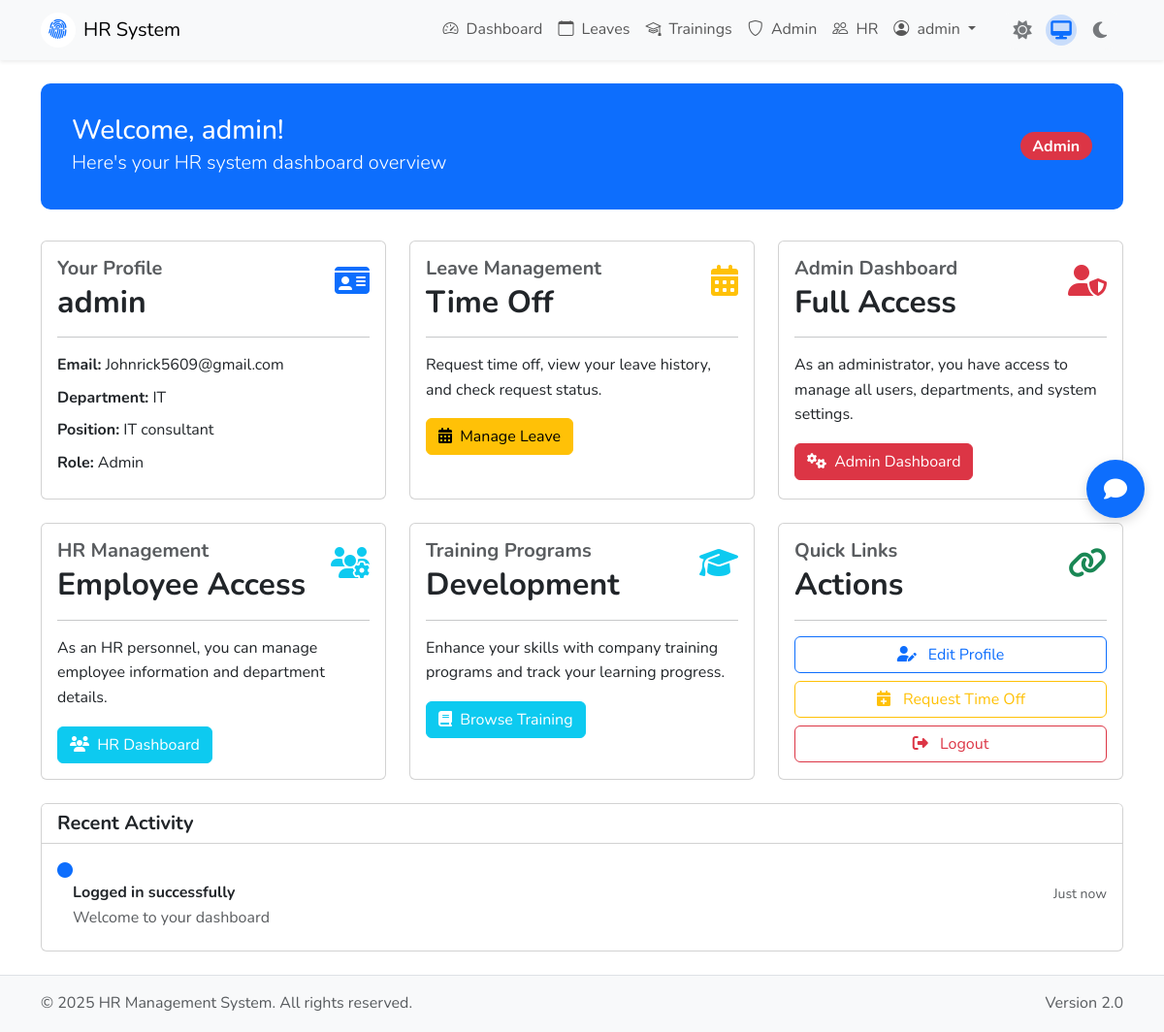
The page /dashboard (signed in) on the database its author committed.
### models.py (models this page shows, shortened)
class User(UserMixin, db.Model):
    id = db.Column(db.Integer, primary_key=True)
    username = db.Column(db.String(80), unique=True, nullable=False)
    email = db.Column(db.String(120), unique=True, nullable=False)
    password_hash = db.Column(db.String(200), nullable=False)
    department = db.Column(db.String(100), nullable=False)
    role = db.Column(db.String(20), nullable=False, default='employee')  # 'employee', 'hr', 'admin'
    def is_admin(self):
        return self.role == 'admin'
    def is_hr(self):
        return self.role == 'hr'

class EmployeeProfile(db.Model):
    id = db.Column(db.Integer, primary_key=True)
    user_id = db.Column(db.Integer, db.ForeignKey('user.id'), nullable=False, unique=True)
    first_name = db.Column(db.String(50))
    last_name = db.Column(db.String(50))
    phone_number = db.Column(db.String(20))
    address = db.Column(db.String(200))
    city = db.Column(db.String(50))
    country = db.Column(db.String(50))
    bio = db.Column(db.Text)
    position = db.Column(db.String(100))
    hire_date = db.Column(db.Date)
    birth_date = db.Column(db.Date)
    cloudinary_folder = db.Column(db.String(50), default='hr_profile_pictures')  # Store folder name
    cloudinary_public_id = db.Column(db.String(255), default='default-profile')  # Store actual public_id without folder
    cloudinary_version = db.Column(db.String(20))  # Store version for cache busting
    created_at = db.Column(db.DateTime, default=datetime.utcnow)
    updated_at = db.Column(db.DateTime, default=datetime.utcnow, onupdate=datetime.utcnow)
    user = db.relationship('User', backref=db.backref('profile', lazy=True, uselist=False))
    @property
    def profile_image(self):
        """Compatibility property for existing code"""
        if not self.has_profile_image():
            return 'default-profile'
        return self.cloudinary_public_id

### app.py (the view)
@app.route('/dashboard')
@login_required
def dashboard():
    profile = EmployeeProfile.query.filter_by(user_id=current_user.id).first()
    if not profile:
        profile = EmployeeProfile(user_id=current_user.id)
        db.session.add(profile)
        db.session.commit()
    return render_template('dashboard.html', profile=profile)

### app.py (called while the page is built)
@login_manager.user_loader
def load_user(user_id):
    return User.query.get(int(user_id))

@app.context_processor
def utility_processor():
    def get_profile_image_url(profile_image, width=300, height=300, version=None):
        if not profile_image or profile_image == 'default-profile':
            return url_for('static', filename='img/default-profile.png')
        return get_optimized_url(profile_image, width, height, version=version)
    now = datetime.now()
    return dict(get_profile_image_url=get_profile_image_url, now=now)

### templates/dashboard.html (shortened to what this page needs)
{% extends "base.html" %}
{% block content %}
<div class="welcome-section">
    <div class="d-flex justify-content-between align-items-center">
        <div>
            <h1 class="h3 mb-0">Welcome, {{ current_user.username }}!</h1>
            <p class="lead mb-0">Here's your HR system dashboard overview</p>
        </div>
        <span class="role-badge badge {% if current_user.is_admin() %}bg-danger{% elif current_user.is_hr() %}bg-info{% else %}bg-secondary{% endif %}">
            {{ current_user.role.replace('admin', 'Admin').replace('hr', 'HR') }}
        </span>
    </div>
</div>
<div class="row g-4 mb-4">
    <div class="col-xl-4 col-md-6">
        <div class="card stat-card h-100">
            <div class="card-body">
                <div class="d-flex justify-content-between align-items-start">
                    <div>
                        <h5 class="text-body-secondary mb-1">Your Profile</h5>
                        <h2 class="mb-0">{{ current_user.username }}</h2>
                    </div>
                    <div class="stat-icon text-primary">
                        <i class="fas fa-id-card"></i>
                    </div>
                </div>
                <hr>
                <div class="mt-3">
                    <p class="mb-2"><strong>Email:</strong> {{ current_user.email }}</p>
                    <p class="mb-2"><strong>Department:</strong> {{ current_user.department }}</p>
                    <p class="mb-2"><strong>Position:</strong>
                        {% if profile is defined %}
                            {{ profile.position or "Not specified" }}
                        {% else %}
                            Not specified
                        {% endif %}
                    </p>
                    <p class="mb-2"><strong>Role:</strong> {{ current_user.role.replace('admin', 'Admin').replace('hr', 'HR') }}</p>
                </div>
            </div>
        </div>
    </div>
    <div class="col-xl-4 col-md-6">
        <div class="card stat-card h-100">
            <div class="card-body">
                <div class="d-flex justify-content-between align-items-start">
                    <div>
                        <h5 class="text-muted mb-1">Leave Management</h5>
                        <h2 class="mb-0">Time Off</h2>
                    </div>
                    <div class="stat-icon text-warning">
                        <i class="fas fa-calendar-alt"></i>
                    </div>
                </div>
                <hr>
                <p class="mt-3">Request time off, view your leave history, and check request status.</p>
                <div class="mt-3">
                    <a href="{{ url_for('leaves') }}" class="btn btn-warning">
                        <i class="fas fa-calendar-alt me-1"></i> Manage Leave
                    </a>
                </div>
            </div>
        </div>
    </div>
    {% if current_user.is_admin() %}
    <div class="col-xl-4 col-md-6">
        <div class="card stat-card h-100">
            <div class="card-body">
                <div class="d-flex justify-content-between align-items-start">
                    <div>
                        <h5 class="text-muted mb-1">Admin Dashboard</h5>
                        <h2 class="mb-0">Full Access</h2>
                    </div>
                    <div class="stat-icon text-danger">
                        <i class="fas fa-user-shield"></i>
                    </div>
                </div>
                <hr>
                <p class="mt-3">As an administrator, you have access to manage all users, departments, and system settings.</p>
                <div class="mt-3">
                    <a href="{{ url_for('admin_dashboard') }}" class="btn btn-danger">
                        <i class="fas fa-cogs me-1"></i> Admin Dashboard
                    </a>
                </div>
            </div>
        </div>
    </div>
    {% endif %}
    {% if current_user.is_hr() or current_user.is_admin() %}
    <div class="col-xl-4 col-md-6">
        <div class="card stat-card h-100">
            <div class="card-body">
                <div class="d-flex justify-content-between align-items-start">
                    <div>
                        <h5 class="text-muted mb-1">HR Management</h5>
                        <h2 class="mb-0">Employee Access</h2>
                    </div>
                    <div class="stat-icon text-info">
                        <i class="fas fa-users-cog"></i>
                    </div>
                </div>
                <hr>
                <p class="mt-3">As an HR personnel, you can manage employee information and department details.</p>
                <div class="mt-3">
                    <a href="{{ url_for('hr_dashboard') }}" class="btn btn-info text-white">
                        <i class="fas fa-users me-1"></i> HR Dashboard
                    </a>
                </div>
            </div>
        </div>
    </div>
    {% endif %}
    <div class="col-xl-4 col-md-6">
        <div class="card stat-card h-100">
            <div class="card-body">
                <div class="d-flex justify-content-between align-items-start">
                    <div>
                        <h5 class="text-muted mb-1">Training Programs</h5>
                        <h2 class="mb-0">Development</h5>
                    </div>
                    <div class="stat-icon text-info">
                        <i class="fas fa-graduation-cap"></i>
                    </div>
                </div>
                <hr>
                <p class="mt-3">Enhance your skills with company training programs and track your learning progress.</p>
                <div class="mt-3">
                    <a href="{{ url_for('trainings') }}" class="btn btn-info text-white">
                        <i class="fas fa-book me-1"></i> Browse Training
                    </a>
                </div>
            </div>
        </div>
    </div>
    <div class="col-xl-4 col-md-6">
        <div class="card stat-card h-100">
            <div class="card-body">
                <div class="d-flex justify-content-between align-items-start">
                    <div>
                        <h5 class="text-muted mb-1">Quick Links</h5>
                        <h2 class="mb-0">Actions</h2>
                    </div>
                    <div class="stat-icon text-success">
                        <i class="fas fa-link"></i>
                    </div>
                </div>
                <hr>
                <div class="mt-3">
                    <div class="d-grid gap-2">
                        <a href="{{ url_for('profile') }}" class="btn btn-outline-primary">
                            <i class="fas fa-user-edit me-2"></i> Edit Profile
                        </a>
                        <a href="{{ url_for('leaves') }}" class="btn btn-outline-warning">
                            <i class="fas fa-calendar-plus me-2"></i> Request Time Off
                        </a>
                        <a href="{{ url_for('logout') }}" class="btn btn-outline-danger">
                            <i class="fas fa-sign-out-alt me-2"></i> Logout
                        </a>
                    </div>
                </div>
            </div>
        </div>
    </div>
</div>
<div class="card mt-4">
    <div class="card-header bg-body">
        <h5 class="mb-0">Recent Activity</h5>
    </div>
    <div class="card-body">
        <div class="timeline">
            <div class="timeline-item">
                <i class="fas fa-circle text-primary"></i>
                <div class="ms-3">
                    <div class="d-flex w-100 justify-content-between">
                        <h6 class="mb-1">Logged in successfully</h6>
                        <small class="text-body-secondary">Just now</small>
                    </div>
                    <p class="mb-1 text-body-secondary">Welcome to your dashboard</p>
                </div>
            </div>
        </div>
    </div>
</div>
{% endblock %}

### templates/base.html (shortened to what this page needs)
<!DOCTYPE html>
<html lang="en">
<head>
    <link href="https://cdn.jsdelivr.net/npm/bootstrap@5.3.0/dist/css/bootstrap.min.css" rel="stylesheet">
    <link rel="stylesheet" href="https://cdn.jsdelivr.net/npm/bootstrap-icons@1.10.0/font/bootstrap-icons.css">
    <link rel="stylesheet" href="https://cdnjs.cloudflare.com/ajax/libs/font-awesome/6.4.0/css/all.min.css">
    <link rel="stylesheet" href="{{ url_for('static', filename='css/ui-kit.css') }}">
    <link rel="stylesheet" href="{{ url_for('static', filename='css/theme-toggle.css') }}">
</head>
<body>
    <nav class="navbar navbar-expand-lg navbar-light bg-body-tertiary sticky-top shadow-sm">
        <div class="container">
            <a class="navbar-brand d-flex align-items-center" href="{{ url_for('index') }}">
                <div class="brand-icon me-2 d-flex align-items-center justify-content-center bg-white rounded-circle" style="width:36px;height:36px;">
                    <i class="bi bi-fingerprint text-primary" style="font-size:1.3rem;"></i>
                </div>
                <span>HR System</span>
            </a>
            <div class="collapse navbar-collapse" id="navbarNav">
                <ul class="navbar-nav ms-auto">
                    {% if current_user.is_authenticated %}
                    <li class="nav-item">
                        <a class="nav-link" href="{{ url_for('dashboard') }}">
                            <i class="bi bi-speedometer2 me-1"></i> Dashboard
                        </a>
                    </li>
                    <li class="nav-item">
                        <a class="nav-link" href="{{ url_for('leaves') }}">
                            <i class="bi bi-calendar me-1"></i> Leaves
                        </a>
                    </li>
                    <li class="nav-item">
                        <a class="nav-link" href="{{ url_for('trainings') }}">
                            <i class="bi bi-mortarboard me-1"></i> Trainings
                        </a>
                    </li>
                    {% if current_user.is_admin() %}
                    <li class="nav-item">
                        <a class="nav-link" href="{{ url_for('admin_dashboard') }}">
                            <i class="bi bi-shield me-1"></i> Admin
                        </a>
                    </li>
                    {% endif %}
                    {% if current_user.is_hr() or current_user.is_admin() %}
                    <li class="nav-item">
                        <a class="nav-link" href="{{ url_for('hr_dashboard') }}">
                            <i class="bi bi-people me-1"></i> HR
                        </a>
                    </li>
                    {% endif %}
                    <li class="nav-item dropdown">
                        <a class="nav-link dropdown-toggle" href="#" role="button" data-bs-toggle="dropdown">
                            <i class="bi bi-person-circle me-1"></i> {{ current_user.username }}
                        </a>
                    </li>
                    {% endif %}
                </ul>
                {% include 'components/theme_toggle.html' %}
            </div>
        </div>
    </nav>
    <div class="container my-4">
        <div id="content-wrapper">
            {% block content %}{% endblock %}
        </div>
    </div>
    <footer class="footer mt-auto py-3 bg-body-tertiary border-top">
        <div class="container">
            <div class="row">
                <div class="col-md-6 text-center text-md-start">
                    <span class="text-body-secondary">© 2025 HR Management System. All rights reserved.</span>
                </div>
                <div class="col-md-6 text-center text-md-end">
                    <span class="text-body-secondary">Version 2.0</span>
                </div>
            </div>
        </div>
    </footer>
    {% if current_user.is_authenticated %}
    {% include 'components/chatbot.html' %}
    {% endif %}
    <link rel="stylesheet" href="{{ url_for('static', filename='css/chatbot.css') }}">
</body>
</html>

### static/css/ui-kit.css (style rules this page uses)
:root { --hr-primary: #4e73df; --hr-primary-hover: #2e59d9; --hr-success: #1cc88a; --hr-info: #36b9cc; --hr-warning: #f6c23e; --hr-danger: #e74a3b; --hr-secondary: #858796; --hr-light: #f8f9fc; --hr-dark: #5a5c69; --hr-space-xs: 0.25rem; --hr-space-sm: 0.5rem; --hr-space-md: 1rem; --hr-space-lg: 1.5rem; --hr-space-xl: 2rem; --hr-space-xxl: 3rem; --hr-font-family: 'Nunito', -apple-system, BlinkMacSystemFont, "Segoe UI", Roboto, "Helvetica Neue", Arial, sans-serif; --hr-body-font-size: 1rem; --hr-border-radius-sm: 0.25rem; --hr-border-radius: 0.35rem; --hr-border-radius-lg: 0.5rem; --hr-border-radius-xl: 1rem; }
body { font-family: var(--hr-font-family); font-size: var(--hr-body-font-size); line-height: 1.6; }
h1, h2, h3, h4, h5, h6 { font-weight: 700; line-height: 1.2; margin-bottom: var(--hr-space-md); }

### static/css/theme-toggle.css (style rules this page uses)
html { transition: background-color 0.3s ease, color 0.3s ease; }
body { transition: background-color 0.3s ease, color 0.3s ease; }
.card, .navbar, .btn, .form-control, .form-select, .modal, .table, .input-group-text, .dropdown-menu, .alert, .badge { transition: all 0.3s ease; }

### templates/dashboard.html (style rules this page uses)
.stat-card { transition: all 0.3s ease; }
.stat-icon { font-size: 2rem; }
.welcome-section { background: var(--bs-primary-bg-subtle); color: var(--bs-primary-text-emphasis); border-radius: 10px; padding: 2rem; margin-bottom: 2rem; }
.welcome-section { background: var(--bs-primary); color: white; }
.role-badge { font-size: 1rem; padding: 0.4rem 0.8rem; border-radius: 50px; }

### rows shown on the page
User: username "admin", role.replace "Admin", email "Johnrick5609@gmail.com", department "IT"
EmployeeProfile: position "IT consultant"
